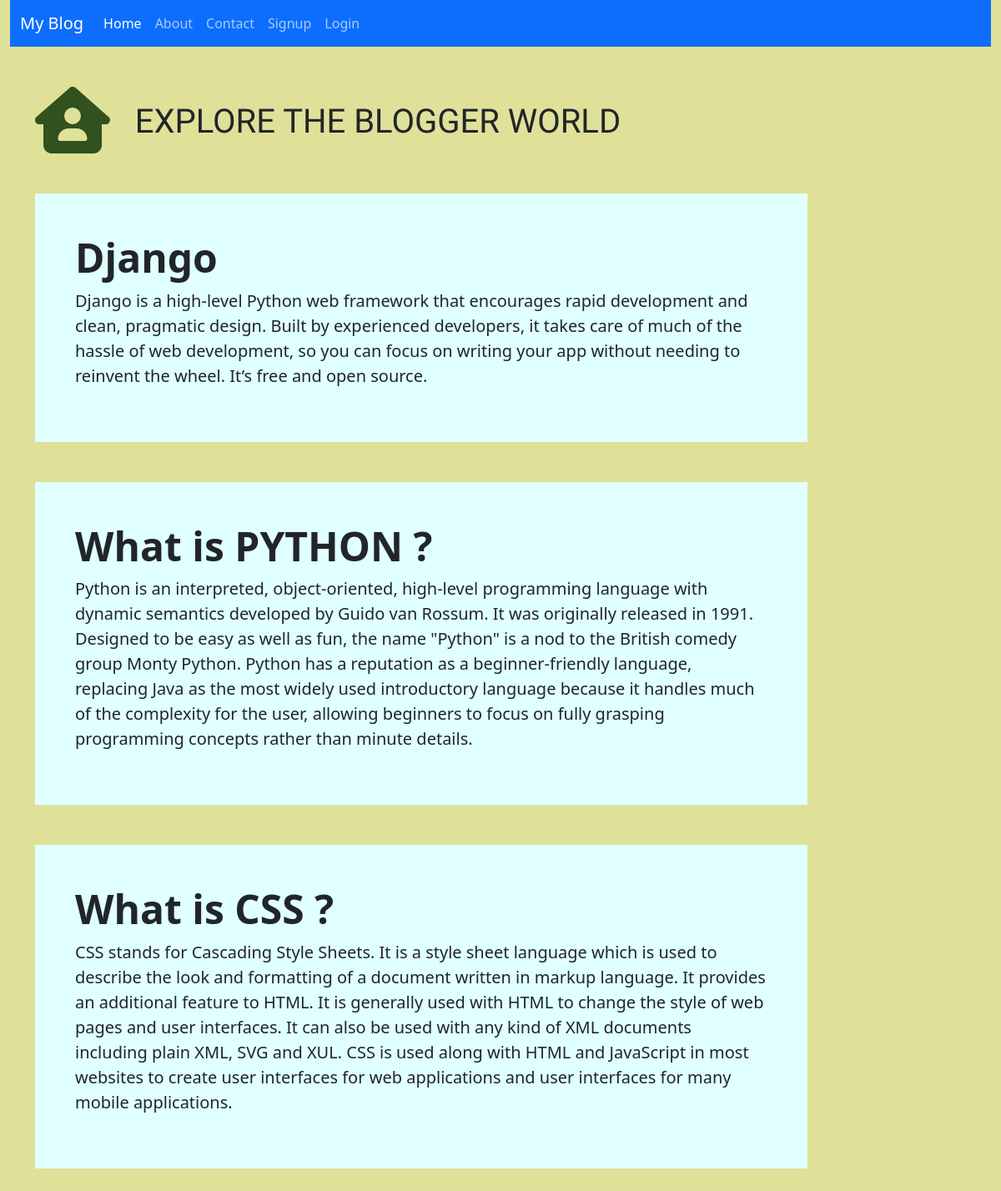
The page / on the database its author committed.
### postblog/models.py (models this page shows)
class Myblog(models.Model):
    title=models.CharField(max_length=100)
    con=models.TextField()

### postblog/views.py (the view)
# urls.py: 2. Add a URL to urlpatterns:  path('', views.home, name='home')
def home(request):
    myblogs=Myblog.objects.all()
    return render(request,'home.html',{'blog':myblogs})

### postblog/templates/home.html
{% extends 'main.html' %}
{% load static %}
{% block content %}
<div class="col-sm-10">
    <div class="row">
        <h3 class="text-dark my-5 font-xo fs-1" ><i class="fa-solid fa-house-user fa-2xl" style="color: #31511f;"></i> &nbsp; EXPLORE THE BLOGGER WORLD</h3>
    </div >
    {% for i in blog %}
        <div class="container-fluid text-sm-left p-5 block ">
                <h1 class="display-5 fw-bold " >{{i.title}}</h1>
                <p class="lead">{{i.con}}</p>
        </div>
       <br><br>
    {% endfor %}
</div>
{% endblock %}

### postblog/templates/main.html (shortened to what this page needs)
<!DOCTYPE html>
{% load static %}
<html lang="en">
<head>
    <link rel="stylesheet" href="{% static 'css/bootstrap.css' %}">
    <link rel="stylesheet" href="{% static 'css/all.min.css' %}">
    <link rel="stylesheet" href="{% static 'css/mycss.css' %}">
</head>
<body>
    <div class="container-fluid  ">
        {% include 'nav.html' %}
    </div>
    <div class="container">
        <div class="row">
            {% block content %}
            {% endblock %}
        </div>
    </div>
</body>
</html>

### postblog/templates/nav.html (shortened to what this page needs)
<nav class="navbar navbar-expand-lg  bg-primary col-sm-12" data-bs-theme="dark">
    <div class="container-fluid">
      <a class="navbar-brand" href="#"> My Blog</a>
      <div class="collapse navbar-collapse" id="navbarText">
        <ul class="navbar-nav me-auto mb-2 mb-lg-0">
          <li class="nav-item">
            <a class="nav-link active" aria-current="page" href="{% url 'home' %}">Home</a>
          </li>
          <li class="nav-item">
            <a class="nav-link" href="{% url 'about' %}">About</a>
          </li>
          <li class="nav-item">
            <a class="nav-link" href="{% url 'contact' %}">Contact</a>
          </li>
          {% if request.user.is_authenticated%}
          <li class="nav-item">
            <a class="nav-link" href="{% url 'dashboard' %}">Dashboard</a>
          </li>
          <li class="nav-item">
            <a class="nav-link" href="{% url 'mylogout' %}">Logout</a>
          </li>
          {% else %}
          <li class="nav-item">
            <a class="nav-link" href="{% url 'signup' %}">Signup</a>
          </li>
          <li class="nav-item">
            <a class="nav-link" href="{% url 'login' %}">Login</a>
          </li>
        {% endif %}
        </ul>
      </div>
    </div>
  </nav>

### postblog/static/css/mycss.css (style rules this page uses)
body { background-color:#b1b40066; }
.block { background-color: lightcyan; }
.font-xo { font-family: 'Exo 2', sans-serif; }

### rows shown on the page
Myblog: title "Django", con "Django is a high-level Python web framework that encourages rapid development and clean, pragmatic design. Built by experienced developers, it takes care of much of the hassle of web development, so you can focus on writing your app without needing to reinvent the wheel. It’s free and open source."
Myblog: title "What is PYTHON ?", con "Python is an interpreted, object-oriented, high-level programming language with dynamic semantics developed by Guido van Rossum. It was originally released in 1991. Designed to be easy as well as fun, the name \"Python\" is a nod to the British comedy group Monty Python. Python has a reputation as a beginner-friendly language, replacing Java as the most widely used introductory language because it handles much of the complexity for the user, allowing beginners to focus on fully grasping programming concepts rather than minute details."
Myblog: title "What is CSS ?", con "CSS stands for Cascading Style Sheets. It is a style sheet language which is used to describe the look and formatting of a document written in markup language. It provides an additional feature to HTML. It is generally used with HTML to change the style of web pages and user interfaces. It can also be used with any kind of XML documents including plain XML, SVG and XUL. CSS is used along with HTML and JavaScript in most websites to create user interfaces for web applications and user interfaces for many mobile applications."
